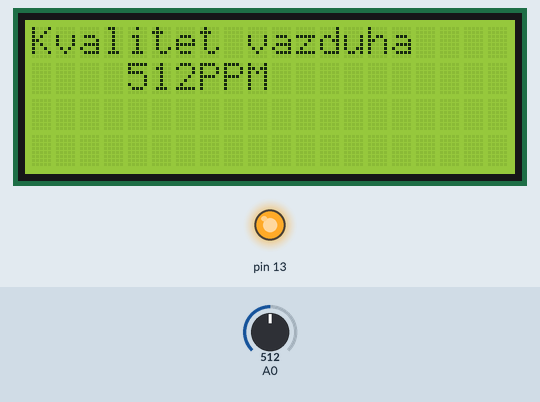
This sketch was run on a simulated Arduino Uno, built with avr-gcc and run on an emulated ATmega328P. On the bench: 20×4 character LCD, output pins drawn as LEDs (lit = HIGH). Inputs (shaded band) come from the test bench; at power-on: A0 = 512. What the sketch prints to the serial monitor is not drawn.

Above: at 1.8 s.
1.9 s: A0 set to 411
At 3.4 s:
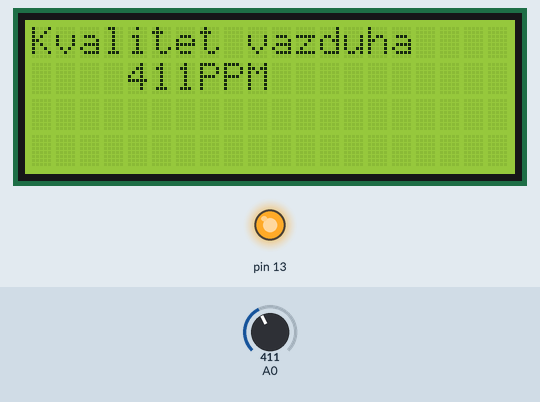
3.7 s: A0 set to 383
At 5.5 s:
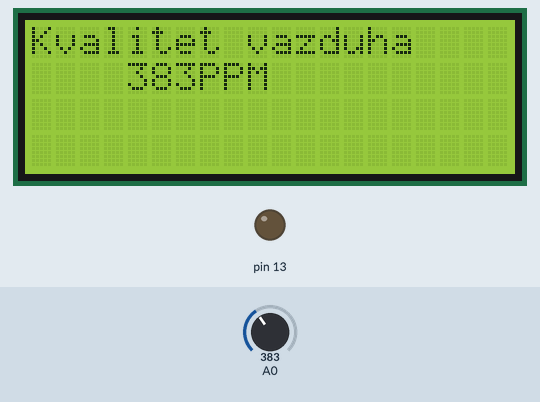
5.9 s: A0 set to 410
At 7.5 s:
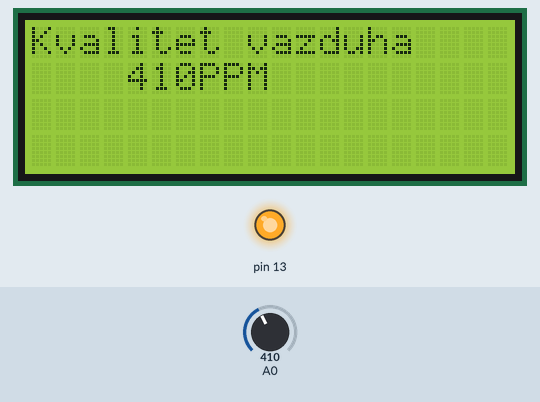
Timing chart, 0 to 9.0 s (numbered marks = the images above; inputs shaded):
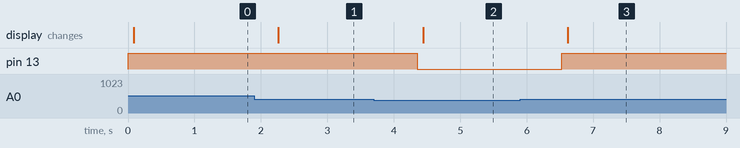

The sketch:

LCD_MQ135.ino
```cpp
#include <Wire.h>
#include <LiquidCrystal_I2C.h>

LiquidCrystal_I2C lcd(0x27, 20, 4);
int sensorValue;
int digitalValue;

void setup()
{
  Serial.begin(9600);
  pinMode(13, OUTPUT);
  pinMode(3, INPUT);
}

void loop()
{
  sensorValue = analogRead(0);

  //digitalValue = digitalRead(2);

  //Ukljuci diodu ako vrednost predje 400
  if (sensorValue > 400)
  {
    digitalWrite(13, HIGH);
  }
  else
    digitalWrite(13, LOW);

  lcd.begin();
  lcd.backlight();
  lcd.setCursor(0, 0); // First row
  lcd.print("Kvalitet vazduha ");
  lcd.setCursor(4, 1);
  lcd.print(sensorValue, DEC);
  lcd.setCursor(7, 1);
  lcd.print("PPM");

  Serial.println(sensorValue, DEC);
  delay(1000);
}
```

Measured:
- the behaviour switches between 401 and 400 on A0 (found by bisection; images 1 and 2)
- after the input at 1.9 s, the display: changes after 0.36 s (image 1)
- after the input at 3.7 s, pin 13: HIGH → LOW after 0.65 s; the display: changes after 0.74 s (image 2)
- after the input at 5.9 s, pin 13: LOW → HIGH after 0.63 s; the display: changes after 0.72 s (image 3)
